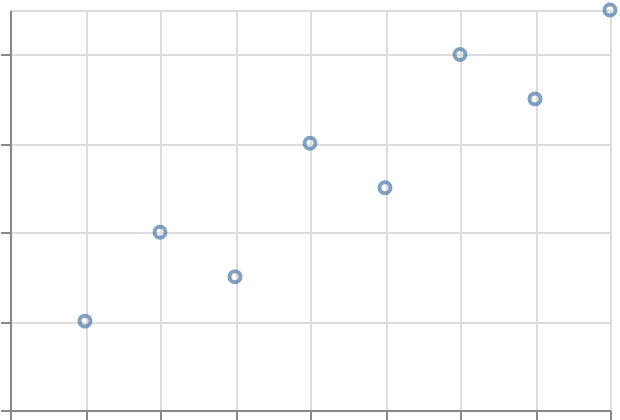

Vega-Lite specification for this chart:
### Vega-Lite specification from a JSON file in a GitHub repository (floating-point values rounded to 4 significant figures)
{"$schema": "https://vega.github.io/schema/vega-lite/v6.json", "padding": 5, "autosize": "none", "width": 300, "height": 200, "data": {"name": "table", "values": [{"c": "A", "g": "p", "x": 1, "y": 2, "v": 5, "t": "2024-01-15", "o": {"v": 3}, "IMDB Rating": 6.1, "d": "x1"}, {"c": "B", "g": "q", "x": 2, "y": 4, "v": 9, "t": "2024-02-20", "o": {"v": 7}, "IMDB Rating": 7.4, "d": "x2"}, {"c": "A", "g": "q", "x": 3, "y": 3, "v": 2, "t": "2024-03-05", "o": {"v": 1}, "IMDB Rating": 5.2, "d": "x1"}, {"c": "C", "g": "p", "x": 4, "y": 6, "v": 7, "t": "2024-05-30", "o": {"v": 4}, "IMDB Rating": 8.8, "d": "x3"}, {"c": "B", "g": "p", "x": 5, "y": 5, "v": 4, "t": "2024-07-11", "o": {"v": 9}, "IMDB Rating": 6.9, "d": "x2"}, {"c": "C", "g": "q", "x": 6, "y": 8, "v": 6, "t": "2024-09-02", "o": {"v": 2}, "IMDB Rating": 7.7, "d": "x3"}, {"c": "A", "g": "p", "x": 7, "y": 7, "v": 8, "t": "2024-11-25", "o": {"v": 5}, "IMDB Rating": 4.4, "d": "x1"}, {"c": "B", "g": "q", "x": 8, "y": 9, "v": 3, "t": "2024-12-31", "o": {"v": 8}, "IMDB Rating": 9.1, "d": "x2"}]}, "mark": "point", "encoding": {"x": {"field": "x", "type": "quantitative"}, "y": {"field": "y", "type": "quantitative"}, "detail": {"field": "c", "type": "nominal"}}}
